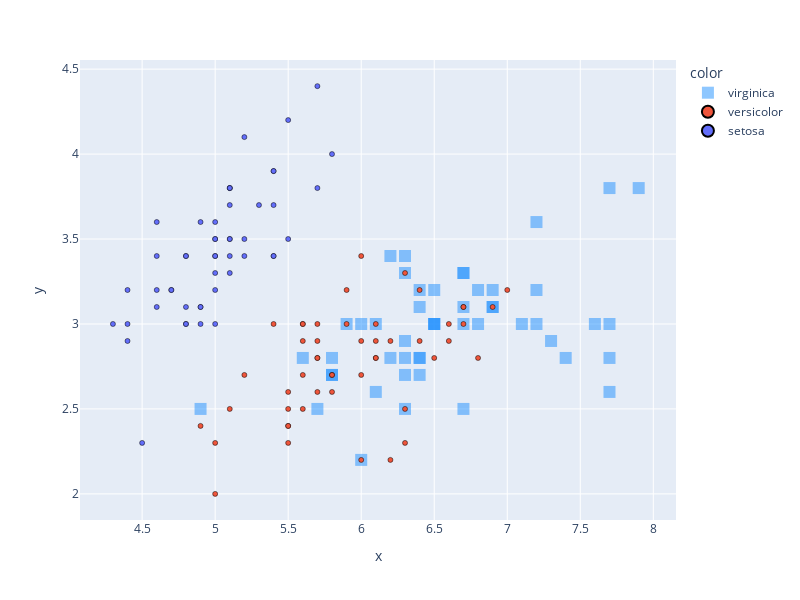

Notebook code cell kept with this figure:
### Markdown cell above
### Modifying Markers
Marker modifcations can be applied to specific markers which can be addressed by name with the `name_pattern` parameter.

### Code cell
custom_marker_style = {'marker': {'symbol': 'square', 'size': 12, 'opacity': 0.5, 'color': 'dodgerblue'}}
plotter.update_traces(name_pattern='virginica', update_params=custom_marker_style)

display(plotter.plot())

### Figure 1 — Plotly figure (JSON) as saved in the notebook; plotly's stock layout.template omitted (floating-point values rounded to 4 significant figures)
{"data": [{"hovertemplate": "color=virginica<br>x=%{x}<br>y=%{y}<extra></extra>", "legendgroup": "virginica", "marker": {"color": "dodgerblue", "opacity": 0.5, "size": 12, "symbol": "square"}, "mode": "markers", "name": "virginica", "orientation": "v", "showlegend": true, "type": "scatter", "x": [6.3, 5.8, 7.1, 6.3, 6.5, 7.6, 4.9, 7.3, 6.7, 7.2, 6.5, 6.4, 6.8, 5.7, 5.8, 6.4, 6.5, 7.7, 7.7, 6, 6.9, 5.6, 7.7, 6.3, 6.7, 7.2, 6.2, 6.1, 6.4, 7.2, 7.4, 7.9, 6.4, 6.3, 6.1, 7.7, 6.3, 6.4, 6, 6.9, 6.7, 6.9, 5.8, 6.8, 6.7, 6.7, 6.3, 6.5, 6.2, 5.9], "xaxis": "x", "y": [3.3, 2.7, 3, 2.9, 3, 3, 2.5, 2.9, 2.5, 3.6, 3.2, 2.7, 3, 2.5, 2.8, 3.2, 3, 3.8, 2.6, 2.2, 3.2, 2.8, 2.8, 2.7, 3.3, 3.2, 2.8, 3, 2.8, 3, 2.8, 3.8, 2.8, 2.8, 2.6, 3, 3.4, 3.1, 3, 3.1, 3.1, 3.1, 2.7, 3.2, 3.3, 3, 2.5, 3, 3.4, 3], "yaxis": "y"}, {"hovertemplate": "color=versicolor<br>x=%{x}<br>y=%{y}<extra></extra>", "legendgroup": "versicolor", "marker": {"color": "#EF553B", "line": {"color": "black", "width": 0.5}, "size": 5, "symbol": "circle"}, "mode": "markers", "name": "versicolor", "orientation": "v", "showlegend": true, "type": "scatter", "x": [7, 6.4, 6.9, 5.5, 6.5, 5.7, 6.3, 4.9, 6.6, 5.2, 5, 5.9, 6, 6.1, 5.6, 6.7, 5.6, 5.8, 6.2, 5.6, 5.9, 6.1, 6.3, 6.1, 6.4, 6.6, 6.8, 6.7, 6, 5.7, 5.5, 5.5, 5.8, 6, 5.4, 6, 6.7, 6.3, 5.6, 5.5, 5.5, 6.1, 5.8, 5, 5.6, 5.7, 5.7, 6.2, 5.1, 5.7], "xaxis": "x", "y": [3.2, 3.2, 3.1, 2.3, 2.8, 2.8, 3.3, 2.4, 2.9, 2.7, 2, 3, 2.2, 2.9, 2.9, 3.1, 3, 2.7, 2.2, 2.5, 3.2, 2.8, 2.5, 2.8, 2.9, 3, 2.8, 3, 2.9, 2.6, 2.4, 2.4, 2.7, 2.7, 3, 3.4, 3.1, 2.3, 3, 2.5, 2.6, 3, 2.6, 2.3, 2.7, 3, 2.9, 2.9, 2.5, 2.8], "yaxis": "y"}, {"hovertemplate": "color=setosa<br>x=%{x}<br>y=%{y}<extra></extra>", "legendgroup": "setosa", "marker": {"color": "#636efa", "line": {"color": "black", "width": 0.5}, "size": 5, "symbol": "circle"}, "mode": "markers", "name": "setosa", "orientation": "v", "showlegend": true, "type": "scatter", "x": [5.1, 4.9, 4.7, 4.6, 5, 5.4, 4.6, 5, 4.4, 4.9, 5.4, 4.8, 4.8, 4.3, 5.8, 5.7, 5.4, 5.1, 5.7, 5.1, 5.4, 5.1, 4.6, 5.1, 4.8, 5, 5, 5.2, 5.2, 4.7, 4.8, 5.4, 5.2, 5.5, 4.9, 5, 5.5, 4.9, 4.4, 5.1, 5, 4.5, 4.4, 5, 5.1, 4.8, 5.1, 4.6, 5.3, 5], "xaxis": "x", "y": [3.5, 3, 3.2, 3.1, 3.6, 3.9, 3.4, 3.4, 2.9, 3.1, 3.7, 3.4, 3, 3, 4, 4.4, 3.9, 3.5, 3.8, 3.8, 3.4, 3.7, 3.6, 3.3, 3.4, 3, 3.4, 3.5, 3.4, 3.2, 3.1, 3.4, 4.1, 4.2, 3.1, 3.2, 3.5, 3.6, 3, 3.4, 3.5, 2.3, 3.2, 3.5, 3.8, 3, 3.8, 3.2, 3.7, 3.3], "yaxis": "y"}], "layout": {"height": 600, "legend": {"itemsizing": "constant", "title": {"text": "color"}, "tracegroupgap": 0}, "margin": {"t": 60}, "width": 800, "xaxis": {"anchor": "y", "domain": [0, 1], "title": {"text": "x"}}, "yaxis": {"anchor": "x", "domain": [0, 1], "title": {"text": "y"}}}}
